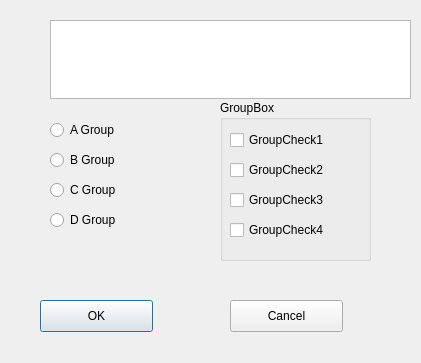
<?xml version="1.0" encoding="UTF-8"?>
<ui version="4.0">
 <class>Dialog</class>
 <widget class="QDialog" name="Dialog">
  <property name="geometry">
   <rect>
    <x>0</x>
    <y>0</y>
    <width>421</width>
    <height>363</height>
   </rect>
  </property>
  <property name="windowTitle">
   <string>Dialog</string>
  </property>
  <widget class="QPushButton" name="OK_Button">
   <property name="geometry">
    <rect>
     <x>40</x>
     <y>300</y>
     <width>113</width>
     <height>32</height>
    </rect>
   </property>
   <property name="text">
    <string>OK</string>
   </property>
  </widget>
  <widget class="QPushButton" name="Cancel_Button">
   <property name="geometry">
    <rect>
     <x>230</x>
     <y>300</y>
     <width>113</width>
     <height>32</height>
    </rect>
   </property>
   <property name="text">
    <string>Cancel</string>
   </property>
  </widget>
  <widget class="QTextEdit" name="textEdit">
   <property name="geometry">
    <rect>
     <x>50</x>
     <y>20</y>
     <width>361</width>
     <height>79</height>
    </rect>
   </property>
  </widget>
  <widget class="QRadioButton" name="A_group">
   <property name="geometry">
    <rect>
     <x>50</x>
     <y>120</y>
     <width>100</width>
     <height>20</height>
    </rect>
   </property>
   <property name="text">
    <string>A Group</string>
   </property>
  </widget>
  <widget class="QRadioButton" name="B_group">
   <property name="geometry">
    <rect>
     <x>50</x>
     <y>150</y>
     <width>100</width>
     <height>20</height>
    </rect>
   </property>
   <property name="text">
    <string>B Group</string>
   </property>
  </widget>
  <widget class="QRadioButton" name="C_group">
   <property name="geometry">
    <rect>
     <x>50</x>
     <y>180</y>
     <width>100</width>
     <height>20</height>
    </rect>
   </property>
   <property name="text">
    <string>C Group</string>
   </property>
  </widget>
  <widget class="QRadioButton" name="D_group">
   <property name="geometry">
    <rect>
     <x>50</x>
     <y>210</y>
     <width>100</width>
     <height>20</height>
    </rect>
   </property>
   <property name="text">
    <string>D Group</string>
   </property>
  </widget>
  <widget class="QGroupBox" name="groupBox">
   <property name="geometry">
    <rect>
     <x>220</x>
     <y>100</y>
     <width>151</width>
     <height>161</height>
    </rect>
   </property>
   <property name="title">
    <string>GroupBox</string>
   </property>
   <widget class="QCheckBox" name="A_group_check">
    <property name="geometry">
     <rect>
      <x>10</x>
      <y>30</y>
      <width>111</width>
      <height>20</height>
     </rect>
    </property>
    <property name="text">
     <string>GroupCheck1</string>
    </property>
   </widget>
   <widget class="QCheckBox" name="B_group_check">
    <property name="geometry">
     <rect>
      <x>10</x>
      <y>60</y>
      <width>121</width>
      <height>20</height>
     </rect>
    </property>
    <property name="text">
     <string>GroupCheck2</string>
    </property>
   </widget>
   <widget class="QCheckBox" name="C_group_check">
    <property name="geometry">
     <rect>
      <x>10</x>
      <y>90</y>
      <width>111</width>
      <height>20</height>
     </rect>
    </property>
    <property name="text">
     <string>GroupCheck3</string>
    </property>
   </widget>
   <widget class="QCheckBox" name="D_group_check">
    <property name="geometry">
     <rect>
      <x>10</x>
      <y>120</y>
      <width>111</width>
      <height>20</height>
     </rect>
    </property>
    <property name="text">
     <string>GroupCheck4</string>
    </property>
   </widget>
  </widget>
 </widget>
 <resources/>
 <connections/>
</ui>
